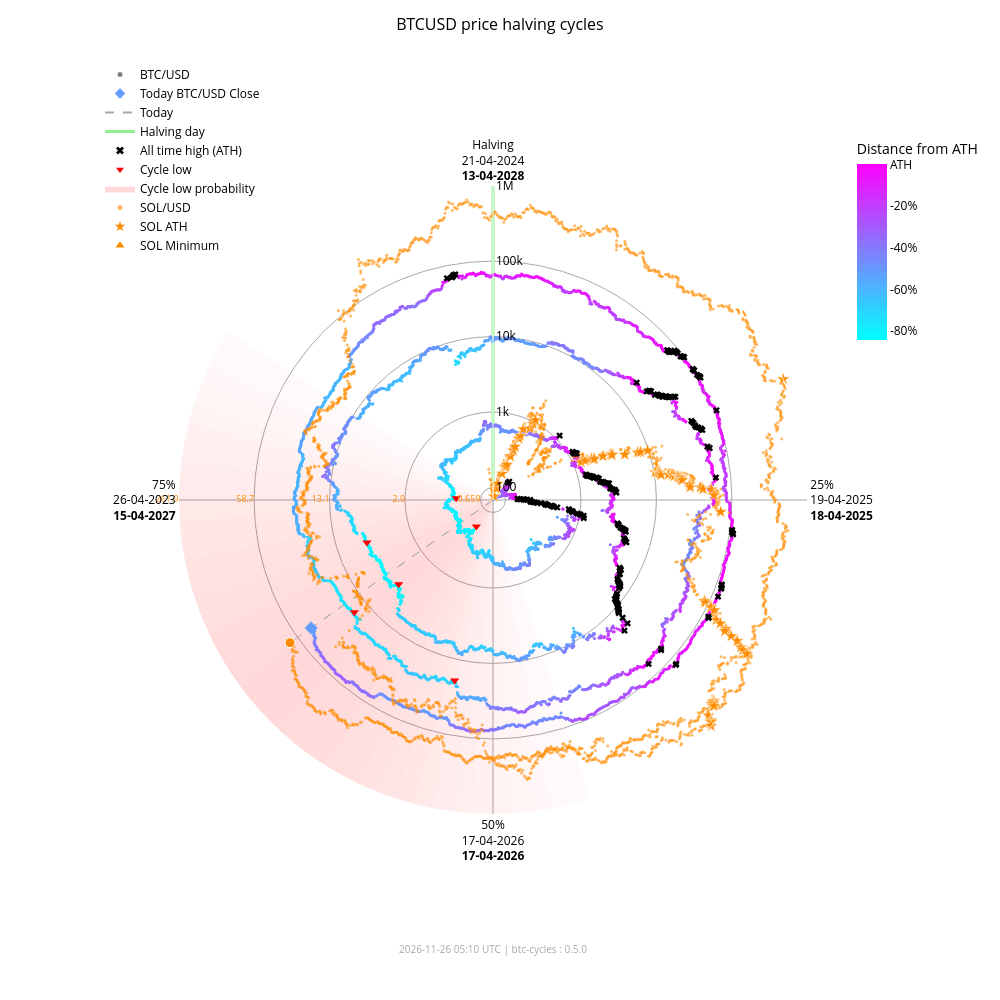

The cell this chart's notebook holds for it:
### Markdown cell above
### Interactive chart with overlay

### Code cell
fig_overlay_interactive = btc.plot(
    kind="interactive",
    from_date="2012-11-28",
    overlay=sol,
)
fig_overlay_interactive.show(config={"scrollZoom": True, "displayModeBar": True})

### Figure 1 — Plotly figure (JSON) as saved in the notebook; plotly's stock layout.template omitted (floating-point values rounded to 4 significant figures; data arrays with more than 128 entries replaced by an {"elided": "..."} marker saying what was removed)
{"data": [{"fill": "toself", "fillcolor": "rgba(255,0,0,0.018306980149439524)", "hoverinfo": "skip", "line": {"width": 0}, "mode": "lines", "r": [68.43, 1000000, 1000000, 68.43, 68.43], "showlegend": false, "theta": [162.0, 162.0, 165.6, 165.6, 162.0], "type": "scatterpolar"}, {"fill": "toself", "fillcolor": "rgba(255,0,0,0.02405911634527998)", "hoverinfo": "skip", "line": {"width": 0}, "mode": "lines", "r": [68.43, 1000000, 1000000, 68.43, 68.43], "showlegend": false, "theta": [165.6, 165.6, 169.2, 169.2, 165.6], "type": "scatterpolar"}, {"fill": "toself", "fillcolor": "rgba(255,0,0,0.030803449372254352)", "hoverinfo": "skip", "line": {"width": 0}, "mode": "lines", "r": [68.43, 1000000, 1000000, 68.43, 68.43], "showlegend": false, "theta": [169.2, 169.2, 172.8, 172.8, 169.2], "type": "scatterpolar"}, {"fill": "toself", "fillcolor": "rgba(255,0,0,0.03847233586005252)", "hoverinfo": "skip", "line": {"width": 0}, "mode": "lines", "r": [68.43, 1000000, 1000000, 68.43, 68.43], "showlegend": false, "theta": [172.8, 172.8, 176.4, 176.4, 172.8], "type": "scatterpolar"}, {"fill": "toself", "fillcolor": "rgba(255,0,0,0.04694405159551339)", "hoverinfo": "skip", "line": {"width": 0}, "mode": "lines", "r": [68.43, 1000000, 1000000, 68.43, 68.43], "showlegend": false, "theta": [176.4, 176.4, 180.0, 180.0, 176.4], "type": "scatterpolar"}, {"fill": "toself", "fillcolor": "rgba(255,0,0,0.05605603979818329)", "hoverinfo": "skip", "line": {"width": 0}, "mode": "lines", "r": [68.43, 1000000, 1000000, 68.43, 68.43], "showlegend": false, "theta": [180.0, 180.0, 183.6, 183.6, 180.0], "type": "scatterpolar"}, {"fill": "toself", "fillcolor": "rgba(255,0,0,0.06562330627802694)", "hoverinfo": "skip", "line": {"width": 0}, "mode": "lines", "r": [68.43, 1000000, 1000000, 68.43, 68.43], "showlegend": false, "theta": [183.6, 183.6, 187.2, 187.2, 183.6], "type": "scatterpolar"}, {"fill": "toself", "fillcolor": "rgba(255,0,0,0.07545707932574237)", "hoverinfo": "skip", "line": {"width": 0}, "mode": "lines", "r": [68.43, 1000000, 1000000, 68.43, 68.43], "showlegend": false, "theta": [187.2, 187.2, 190.8, 190.8, 187.2], "type": "scatterpolar"}, {"fill": "toself", "fillcolor": "rgba(255,0,0,0.08537841060169407)", "hoverinfo": "skip", "line": {"width": 0}, "mode": "lines", "r": [68.43, 1000000, 1000000, 68.43, 68.43], "showlegend": false, "theta": [190.8, 190.8, 194.4, 194.4, 190.8], "type": "scatterpolar"}, {"fill": "toself", "fillcolor": "rgba(255,0,0,0.09522272137134848)", "hoverinfo": "skip", "line": {"width": 0}, "mode": "lines", "r": [68.43, 1000000, 1000000, 68.43, 68.43], "showlegend": false, "theta": [194.4, 194.4, 198.0, 198.0, 194.4], "type": "scatterpolar"}, {"fill": "toself", "fillcolor": "rgba(255,0,0,0.10483418800389058)", "hoverinfo": "skip", "line": {"width": 0}, "mode": "lines", "r": [68.43, 1000000, 1000000, 68.43, 68.43], "showlegend": false, "theta": [198.0, 198.0, 201.6, 201.6, 198.0], "type": "scatterpolar"}, {"fill": "toself", "fillcolor": "rgba(255,0,0,0.11405248627197925)", "hoverinfo": "skip", "line": {"width": 0}, "mode": "lines", "r": [68.43, 1000000, 1000000, 68.43, 68.43], "showlegend": false, "theta": [201.6, 201.6, 205.2, 205.2, 201.6], "type": "scatterpolar"}, {"fill": "toself", "fillcolor": "rgba(255,0,0,0.12269756305009562)", "hoverinfo": "skip", "line": {"width": 0}, "mode": "lines", "r": [68.43, 1000000, 1000000, 68.43, 68.43], "showlegend": false, "theta": [205.2, 205.2, 208.8, 208.8, 205.2], "type": "scatterpolar"}, {"fill": "toself", "fillcolor": "rgba(255,0,0,0.13055959037792858)", "hoverinfo": "skip", "line": {"width": 0}, "mode": "lines", "r": [68.43, 1000000, 1000000, 68.43, 68.43], "showlegend": false, "theta": [208.8, 208.8, 212.4, 212.4, 208.8], "type": "scatterpolar"}, {"fill": "toself", "fillcolor": "rgba(255,0,0,0.13740037014073872)", "hoverinfo": "skip", "line": {"width": 0}, "mode": "lines", "r": [68.43, 1000000, 1000000, 68.43, 68.43], "showlegend": false, "theta": [212.4, 212.4, 216.0, 216.0, 212.4], "type": "scatterpolar"}, {"fill": "toself", "fillcolor": "rgba(255,0,0,0.14296927208088228)", "hoverinfo": "skip", "line": {"width": 0}, "mode": "lines", "r": [68.43, 1000000, 1000000, 68.43, 68.43], "showlegend": false, "theta": [216.0, 216.0, 219.6, 219.6, 216.0], "type": "scatterpolar"}, {"fill": "toself", "fillcolor": "rgba(255,0,0,0.14703219887325494)", "hoverinfo": "skip", "line": {"width": 0}, "mode": "lines", "r": [68.43, 1000000, 1000000, 68.43, 68.43], "showlegend": false, "theta": [219.6, 219.6, 223.2, 223.2, 219.6], "type": "scatterpolar"}, {"fill": "toself", "fillcolor": "rgba(255,0,0,0.14940752827264187)", "hoverinfo": "skip", "line": {"width": 0}, "mode": "lines", "r": [68.43, 1000000, 1000000, 68.43, 68.43], "showlegend": false, "theta": [223.2, 223.2, 226.8, 226.8, 223.2], "type": "scatterpolar"}, {"fill": "toself", "fillcolor": "rgba(255,0,0,0.15)", "hoverinfo": "skip", "line": {"width": 0}, "mode": "lines", "r": [68.43, 1000000, 1000000, 68.43, 68.43], "showlegend": false, "theta": [226.8, 226.8, 230.4, 230.4, 226.8], "type": "scatterpolar"}, {"fill": "toself", "fillcolor": "rgba(255,0,0,0.14882314851976614)", "hoverinfo": "skip", "line": {"width": 0}, "mode": "lines", "r": [68.43, 1000000, 1000000, 68.43, 68.43], "showlegend": false, "theta": [230.4, 230.4, 234.0, 234.0, 230.4], "type": "scatterpolar"}, {"fill": "toself", "fillcolor": "rgba(255,0,0,0.14600334989350275)", "hoverinfo": "skip", "line": {"width": 0}, "mode": "lines", "r": [68.43, 1000000, 1000000, 68.43, 68.43], "showlegend": false, "theta": [234.0, 234.0, 237.6, 237.6, 234.0], "type": "scatterpolar"}, {"fill": "toself", "fillcolor": "rgba(255,0,0,0.14176315293000513)", "hoverinfo": "skip", "line": {"width": 0}, "mode": "lines", "r": [68.43, 1000000, 1000000, 68.43, 68.43], "showlegend": false, "theta": [237.6, 237.6, 241.2, 241.2, 237.6], "type": "scatterpolar"}, {"fill": "toself", "fillcolor": "rgba(255,0,0,0.1363869302869166)", "hoverinfo": "skip", "line": {"width": 0}, "mode": "lines", "r": [68.43, 1000000, 1000000, 68.43, 68.43], "showlegend": false, "theta": [241.2, 241.2, 244.8, 244.8, 241.2], "type": "scatterpolar"}, {"fill": "toself", "fillcolor": "rgba(255,0,0,0.13017643696734477)", "hoverinfo": "skip", "line": {"width": 0}, "mode": "lines", "r": [68.43, 1000000, 1000000, 68.43, 68.43], "showlegend": false, "theta": [244.8, 244.8, 248.4, 248.4, 244.8], "type": "scatterpolar"}, {"fill": "toself", "fillcolor": "rgba(255,0,0,0.1234063302665758)", "hoverinfo": "skip", "line": {"width": 0}, "mode": "lines", "r": [68.43, 1000000, 1000000, 68.43, 68.43], "showlegend": false, "theta": [248.4, 248.4, 252.0, 252.0, 248.4], "type": "scatterpolar"}, {"fill": "toself", "fillcolor": "rgba(255,0,0,0.11628949020714345)", "hoverinfo": "skip", "line": {"width": 0}, "mode": "lines", "r": [68.43, 1000000, 1000000, 68.43, 68.43], "showlegend": false, "theta": [252.0, 252.0, 255.6, 255.6, 252.0], "type": "scatterpolar"}, {"fill": "toself", "fillcolor": "rgba(255,0,0,0.108959277972535)", "hoverinfo": "skip", "line": {"width": 0}, "mode": "lines", "r": [68.43, 1000000, 1000000, 68.43, 68.43], "showlegend": false, "theta": [255.6, 255.6, 259.2, 259.2, 255.6], "type": "scatterpolar"}, {"fill": "toself", "fillcolor": "rgba(255,0,0,0.1014715299920515)", "hoverinfo": "skip", "line": {"width": 0}, "mode": "lines", "r": [68.43, 1000000, 1000000, 68.43, 68.43], "showlegend": false, "theta": [259.2, 259.2, 262.8, 262.8, 259.2], "type": "scatterpolar"}, {"fill": "toself", "fillcolor": "rgba(255,0,0,0.09382430417652897)", "hoverinfo": "skip", "line": {"width": 0}, "mode": "lines", "r": [68.43, 1000000, 1000000, 68.43, 68.43], "showlegend": false, "theta": [262.8, 262.8, 266.4, 266.4, 262.8], "type": "scatterpolar"}, {"fill": "toself", "fillcolor": "rgba(255,0,0,0.08598937207621672)", "hoverinfo": "skip", "line": {"width": 0}, "mode": "lines", "r": [68.43, 1000000, 1000000, 68.43, 68.43], "showlegend": false, "theta": [266.4, 266.4, 270.0, 270.0, 266.4], "type": "scatterpolar"}, {"fill": "toself", "fillcolor": "rgba(255,0,0,0.07794710108398434)", "hoverinfo": "skip", "line": {"width": 0}, "mode": "lines", "r": [68.43, 1000000, 1000000, 68.43, 68.43], "showlegend": false, "theta": [270.0, 270.0, 273.6, 273.6, 270.0], "type": "scatterpolar"}, {"fill": "toself", "fillcolor": "rgba(255,0,0,0.06971614429145927)", "hoverinfo": "skip", "line": {"width": 0}, "mode": "lines", "r": [68.43, 1000000, 1000000, 68.43, 68.43], "showlegend": false, "theta": [273.6, 273.6, 277.2, 277.2, 273.6], "type": "scatterpolar"}, {"fill": "toself", "fillcolor": "rgba(255,0,0,0.061371174705723626)", "hoverinfo": "skip", "line": {"width": 0}, "mode": "lines", "r": [68.43, 1000000, 1000000, 68.43, 68.43], "showlegend": false, "theta": [277.2, 277.2, 280.8, 280.8, 277.2], "type": "scatterpolar"}, {"fill": "toself", "fillcolor": "rgba(255,0,0,0.05304520605236535)", "hoverinfo": "skip", "line": {"width": 0}, "mode": "lines", "r": [68.43, 1000000, 1000000, 68.43, 68.43], "showlegend": false, "theta": [280.8, 280.8, 284.4, 284.4, 280.8], "type": "scatterpolar"}, {"fill": "toself", "fillcolor": "rgba(255,0,0,0.044916938988340704)", "hoverinfo": "skip", "line": {"width": 0}, "mode": "lines", "r": [68.43, 1000000, 1000000, 68.43, 68.43], "showlegend": false, "theta": [284.4, 284.4, 288.0, 288.0, 284.4], "type": "scatterpolar"}, {"fill": "toself", "fillcolor": "rgba(255,0,0,0.0371870550186571)", "hoverinfo": "skip", "line": {"width": 0}, "mode": "lines", "r": [68.43, 1000000, 1000000, 68.43, 68.43], "showlegend": false, "theta": [288.0, 288.0, 291.6, 291.6, 288.0], "type": "scatterpolar"}, {"fill": "toself", "fillcolor": "rgba(255,0,0,0.030049603184432498)", "hoverinfo": "skip", "line": {"width": 0}, "mode": "lines", "r": [68.43, 1000000, 1000000, 68.43, 68.43], "showlegend": false, "theta": [291.6, 291.6, 295.2, 295.2, 291.6], "type": "scatterpolar"}, {"fill": "toself", "fillcolor": "rgba(255,0,0,0.023665126797805223)", "hoverinfo": "skip", "line": {"width": 0}, "mode": "lines", "r": [68.43, 1000000, 1000000, 68.43, 68.43], "showlegend": false, "theta": [295.2, 295.2, 298.8, 298.8, 295.2], "type": "scatterpolar"}, {"fill": "toself", "fillcolor": "rgba(255,0,0,0.018141004067302662)", "hoverinfo": "skip", "line": {"width": 0}, "mode": "lines", "r": [68.43, 1000000, 1000000, 68.43, 68.43], "showlegend": false, "theta": [298.8, 298.8, 302.4, 302.4, 298.8], "type": "scatterpolar"}, {"hoverinfo": "skip", "line": {"color": "darkgrey", "dash": "dash", "width": 1}, "mode": "lines", "r": [68.43, 60380.0], "showlegend": false, "theta": [234.9, 234.9], "type": "scatterpolar"}, {"hoverinfo": "skip", "line": {"color": "darkgrey", "dash": "dash", "width": 1}, "mode": "lines", "r": [68.43, 132400.0], "showlegend": false, "theta": [234.9, 234.9], "type": "scatterpolar"}, {"hoverinfo": "skip", "line": {"color": "lightgreen", "width": 3}, "mode": "lines", "r": [68.43, 1000000], "showlegend": false, "theta": [0, 0], "type": "scatterpolar"}, {"hoverinfo": "text", "marker": {"color": {"elided": "4961 str values"}, "size": 3}, "mode": "markers", "r": {"elided": "4961 float values"}, "showlegend": false, "text": {"elided": "4961 str values"}, "theta": {"elided": "4961 float values"}, "type": "scatterpolar"}, {"hoverinfo": "text", "marker": {"color": "#FF8C00", "opacity": 0.6, "size": 3}, "mode": "markers", "r": {"elided": "2421 float values"}, "showlegend": false, "text": {"elided": "2421 str values"}, "theta": {"elided": "2421 float values"}, "type": "scatterpolar"}, {"hoverinfo": "text", "marker": {"color": "#639cff", "size": 10, "symbol": "diamond"}, "mode": "markers", "r": [60380.0], "showlegend": false, "text": ["Today<br>Date: 2026-11-25<br>Price: $60,378.20"], "theta": [234.9], "type": "scatterpolar"}, {"hoverinfo": "text", "marker": {"color": "#FF8C00", "line": {"color": "white", "width": 1}, "size": 10, "symbol": "circle"}, "mode": "markers", "r": [132400.0], "showlegend": false, "text": ["Today SOL<br>Date: 2026-11-25<br>Price: $70.39"], "theta": [234.9], "type": "scatterpolar"}, {"hoverinfo": "text", "marker": {"color": "#FF8C00", "line": {"color": "white", "width": 0.5}, "size": 10, "symbol": "star"}, "mode": "markers", "r": [68.43, 76.69, 98.28, 115.1, 160.2, 199.2, 200.3, 203.8, 217.3, 287.8, 349.8, 397.3, 523.3, 573.2, 718.1, 798.5, 948.0, 1078.0, 1271.0, 1461.0, 1785.0, 1908.0, 1917.0, 2530.0, 3215.0, 3302.0, 3322.0, 4795.0, 7121.0, 7760.0, 9679.0, 10370.0, 11210.0, 11600.0, 11830.0, 12190.0, 15220.0, 16990.0, 18090.0, 20010.0, 20730.0, 21720.0, 21920.0, 22700.0, 28100.0, 28410.0, 38550.0, 41750.0, 54000.0, 58230.0, 71670.0, 86520.0, 90770.0, 111800.0, 112400.0, 128500.0, 155700.0, 182600.0, 229400.0, 231200.0, 295100.0, 371400.0, 451600.0, 493500.0, 583700.0, 612100.0, 618900.0, 644000.0, 686600.0, 744100.0, 879500.0, 907500.0, 980900.0, 1000000.0], "showlegend": false, "text": ["SOL ATH<br>Date: 2020-04-10<br>Price: $0.95", "SOL ATH<br>Date: 2020-07-12<br>Price: $1.02", "SOL ATH<br>Date: 2020-07-13<br>Price: $1.18", "SOL ATH<br>Date: 2020-07-15<br>Price: $1.29", "SOL ATH<br>Date: 2020-07-26<br>Price: $1.57", "SOL ATH<br>Date: 2020-07-27<br>Price: $1.78", "SOL ATH<br>Date: 2020-07-28<br>Price: $1.78", "SOL ATH<br>Date: 2020-08-03<br>Price: $1.80", "SOL ATH<br>Date: 2020-08-04<br>Price: $1.87", "SOL ATH<br>Date: 2020-08-06<br>Price: $2.21", "SOL ATH<br>Date: 2020-08-08<br>Price: $2.47", "SOL ATH<br>Date: 2020-08-09<br>Price: $2.67", "SOL ATH<br>Date: 2020-08-10<br>Price: $3.13", "SOL ATH<br>Date: 2020-08-11<br>Price: $3.30", "SOL ATH<br>Date: 2020-08-12<br>Price: $3.77", "SOL ATH<br>Date: 2020-08-28<br>Price: $4.01", "SOL ATH<br>Date: 2020-08-30<br>Price: $4.44", "SOL ATH<br>Date: 2020-08-31<br>Price: $4.78", "SOL ATH<br>Date: 2021-02-02<br>Price: $5.27", "SOL ATH<br>Date: 2021-02-03<br>Price: $5.72", "SOL ATH<br>Date: 2021-02-04<br>Price: $6.43", "SOL ATH<br>Date: 2021-02-05<br>Price: $6.68", "SOL ATH<br>Date: 2021-02-07<br>Price: $6.70", "SOL ATH<br>Date: 2021-02-08<br>Price: $7.88", "SOL ATH<br>Date: 2021-02-10<br>Price: $9.07", "SOL ATH<br>Date: 2021-02-11<br>Price: $9.22", "SOL ATH<br>Date: 2021-02-12<br>Price: $9.25", "SOL ATH<br>Date: 2021-02-19<br>Price: $11.47", "SOL ATH<br>Date: 2021-02-22<br>Price: $14.45", "SOL ATH<br>Date: 2021-02-23<br>Price: $15.20", "SOL ATH<br>Date: 2021-02-24<br>Price: $17.30", "SOL ATH<br>Date: 2021-03-28<br>Price: $18.02", "SOL ATH<br>Date: 2021-03-29<br>Price: $18.85", "SOL ATH<br>Date: 2021-03-30<br>Price: $19.23", "SOL ATH<br>Date: 2021-03-31<br>Price: $19.47", "SOL ATH<br>Date: 2021-04-02<br>Price: $19.81", "SOL ATH<br>Date: 2021-04-03<br>Price: $22.55", "SOL ATH<br>Date: 2021-04-04<br>Price: $24.06", "SOL ATH<br>Date: 2021-04-06<br>Price: $24.96", "SOL ATH<br>Date: 2021-04-07<br>Price: $26.48", "SOL ATH<br>Date: 2021-04-08<br>Price: $27.03", "SOL ATH<br>Date: 2021-04-09<br>Price: $27.78", "SOL ATH<br>Date: 2021-04-11<br>Price: $27.93", "SOL ATH<br>Date: 2021-04-12<br>Price: $28.51", "SOL ATH<br>Date: 2021-04-18<br>Price: $32.30", "SOL ATH<br>Date: 2021-04-21<br>Price: $32.51", "SOL ATH<br>Date: 2021-04-22<br>Price: $38.88", "SOL ATH<br>Date: 2021-04-24<br>Price: $40.74", "SOL ATH<br>Date: 2021-04-25<br>Price: $47.37", "SOL ATH<br>Date: 2021-05-01<br>Price: $49.51", "SOL ATH<br>Date: 2021-05-18<br>Price: $55.91", "SOL ATH<br>Date: 2021-08-16<br>Price: $62.43", "SOL ATH<br>Date: 2021-08-17<br>Price: $64.21", "SOL ATH<br>Date: 2021-08-18<br>Price: $72.54", "SOL ATH<br>Date: 2021-08-19<br>Price: $72.76", "SOL ATH<br>Date: 2021-08-20<br>Price: $78.72", "SOL ATH<br>Date: 2021-08-27<br>Price: $88.09", "SOL ATH<br>Date: 2021-08-28<br>Price: $96.70", "SOL ATH<br>Date: 2021-08-30<br>Price: $110.54", "SOL ATH<br>Date: 2021-09-01<br>Price: $111.03", "SOL ATH<br>Date: 2021-09-02<br>Price: $128.10", "SOL ATH<br>Date: 2021-09-03<br>Price: $146.58", "SOL ATH<br>Date: 2021-09-06<br>Price: $164.38", "SOL ATH<br>Date: 2021-09-07<br>Price: $173.15", "SOL ATH<br>Date: 2021-09-08<br>Price: $191.04", "SOL ATH<br>Date: 2021-10-22<br>Price: $196.43", "SOL ATH<br>Date: 2021-10-23<br>Price: $197.70", "SOL ATH<br>Date: 2021-10-24<br>Price: $202.36", "SOL ATH<br>Date: 2021-10-25<br>Price: $210.10", "SOL ATH<br>Date: 2021-11-02<br>Price: $220.24", "SOL ATH<br>Date: 2021-11-03<br>Price: $242.90", "SOL ATH<br>Date: 2021-11-04<br>Price: $247.39", "SOL ATH<br>Date: 2021-11-06<br>Price: $258.93", "SOL ATH<br>Date: 2025-01-18<br>Price: $261.87"], "theta": [352.0, 15.5, 15.75, 16.25, 19.0, 19.25, 19.5, 21.0, 21.25, 21.75, 22.25, 22.5, 22.75, 23.0, 23.25, 27.25, 27.75, 28.0, 66.75, 67.0, 67.25, 67.5, 68.0, 68.25, 68.75, 69.0, 69.25, 71.0, 71.75, 72.0, 72.25, 80.25, 80.5, 80.75, 81.0, 81.5, 81.75, 82.0, 82.5, 82.75, 83.0, 83.25, 83.75, 84.0, 85.5, 86.25, 86.5, 87.0, 87.25, 88.75, 93.0, 115.5, 115.8, 116.0, 116.2, 116.5, 118.2, 118.5, 119.0, 119.5, 119.8, 120.0, 120.7, 121.0, 121.3, 132.2, 132.5, 132.8, 133.0, 135.0, 135.2, 135.5, 136.0, 67.39], "type": "scatterpolar"}, {"hoverinfo": "text", "marker": {"color": "#FF8C00", "line": {"color": "white", "width": 0.5}, "size": 10, "symbol": "triangle-up"}, "mode": "markers", "r": [68.43], "showlegend": false, "text": ["SOL Minimum<br>Date: 2020-05-11<br>Price: $0.52"], "theta": [0.0], "type": "scatterpolar"}, {"hoverinfo": "text", "marker": {"color": "black", "size": 6, "symbol": "x"}, "mode": "markers", "r": {"elided": "182 float values"}, "showlegend": false, "text": {"elided": "182 str values"}, "theta": {"elided": "182 float values"}, "type": "scatterpolar"}, {"hoverinfo": "text", "marker": {"color": "red", "size": 8, "symbol": "triangle-down"}, "mode": "markers", "r": [178.1, 210.5, 3237.0, 3961.0, 19020.0, 15790.0], "showlegend": false, "text": ["Cycle Low<br>Date: 2015-01-14<br>Price: $178.10<br>ATH distance: -84.5%", "Cycle Low<br>Date: 2015-08-24<br>Price: $210.49<br>ATH distance: -81.7%", "Cycle Low<br>Date: 2018-12-15<br>Price: $3,236.76<br>ATH distance: -83.4%", "Cycle Low<br>Date: 2019-03-15<br>Price: $3,960.91<br>ATH distance: -79.7%", "Cycle Low<br>Date: 2022-06-18<br>Price: $19,017.64<br>ATH distance: -71.9%", "Cycle Low<br>Date: 2022-11-21<br>Price: $15,787.28<br>ATH distance: -76.6%"], "theta": [212.1, 272.7, 228.3, 251.4, 192.0, 231.0], "type": "scatterpolar"}, {"marker": {"color": "grey", "size": 5}, "mode": "markers", "name": "BTC/USD", "r": [null], "theta": [null], "type": "scatterpolar"}, {"marker": {"color": "#639cff", "size": 8, "symbol": "diamond"}, "mode": "markers", "name": "Today BTC/USD Close", "r": [null], "theta": [null], "type": "scatterpolar"}, {"line": {"color": "darkgrey", "dash": "dash"}, "mode": "lines", "name": "Today", "r": [null], "theta": [null], "type": "scatterpolar"}, {"line": {"color": "lightgreen", "width": 3}, "mode": "lines", "name": "Halving day", "r": [null], "theta": [null], "type": "scatterpolar"}, {"marker": {"color": "black", "size": 7, "symbol": "x"}, "mode": "markers", "name": "All time high (ATH)", "r": [null], "theta": [null], "type": "scatterpolar"}, {"marker": {"color": "red", "size": 7, "symbol": "triangle-down"}, "mode": "markers", "name": "Cycle low", "r": [null], "theta": [null], "type": "scatterpolar"}, {"fill": "toself", "fillcolor": "rgba(255,0,0,0.15)", "line": {"width": 0}, "mode": "lines", "name": "Cycle low probability", "r": [null], "theta": [null], "type": "scatterpolar"}, {"marker": {"color": "#FF8C00", "opacity": 0.6, "size": 5}, "mode": "markers", "name": "SOL/USD", "r": [null], "theta": [null], "type": "scatterpolar"}, {"marker": {"color": "#FF8C00", "size": 8, "symbol": "star"}, "mode": "markers", "name": "SOL ATH", "r": [null], "theta": [null], "type": "scatterpolar"}, {"marker": {"color": "#FF8C00", "size": 8, "symbol": "triangle-up"}, "mode": "markers", "name": "SOL Minimum", "r": [null], "theta": [null], "type": "scatterpolar"}, {"hoverinfo": "skip", "marker": {"cmax": 0, "cmin": -0.8453, "color": [0], "colorbar": {"len": 0.25, "ticktext": ["ATH", "-20%", "-40%", "-60%", "-80%", "-100%"], "tickvals": [0, -0.2, -0.4, -0.6, -0.8, -1.0], "title": {"text": "Distance from ATH"}, "x": 0.95, "y": 0.92, "yanchor": "top"}, "colorscale": {"elided": "256x2 mixed values"}, "showscale": true, "size": 0}, "mode": "markers", "r": [null], "showlegend": false, "theta": [null], "type": "scatterpolar"}, {"hoverinfo": "skip", "mode": "text", "r": [100, 1000, 10000, 100000, 1000000], "showlegend": false, "text": ["0.659", "2.9", "13.1", "58.7", "261.9"], "textfont": {"color": "#FF8C00", "size": 9}, "textposition": "middle left", "theta": [270, 270, 270, 270, 270], "type": "scatterpolar"}], "layout": {"annotations": [{"font": {"color": "darkgrey", "size": 10}, "showarrow": false, "text": "2026-11-26 05:10 UTC | btc-cycles : 0.5.0", "x": 0.5, "xref": "paper", "y": -0.02, "yref": "paper"}], "font": {"color": "black"}, "height": 1000, "legend": {"bgcolor": "rgba(0,0,0,0)", "font": {"color": "black"}, "x": 0.0, "y": 1.0}, "margin": {"b": 60, "l": 100, "r": 80, "t": 60}, "paper_bgcolor": "white", "plot_bgcolor": "white", "polar": {"angularaxis": {"color": "black", "direction": "clockwise", "gridcolor": "darkgrey", "rotation": 90, "ticktext": ["Halving<br>21-04-2024<br><b>13-04-2028</b>", "25%<br>19-04-2025<br><b>18-04-2025</b>", "50%<br>17-04-2026<br><b>17-04-2026</b>", "75%<br>26-04-2023<br><b>15-04-2027</b>"], "tickvals": [0, 90, 180, 270]}, "bgcolor": "white", "domain": {"x": [0.1, 0.9], "y": [0.05, 0.95]}, "radialaxis": {"angle": 90, "color": "black", "gridcolor": "darkgrey", "range": [1.835, 6.0], "tickangle": 90, "ticktext": ["100", "1k", "10k", "100k", "1M"], "tickvals": [100, 1000, 10000, 100000, 1000000], "type": "log"}}, "title": {"font": {"color": "black", "size": 16}, "text": "BTCUSD price halving cycles", "x": 0.5}, "width": 1000}}
